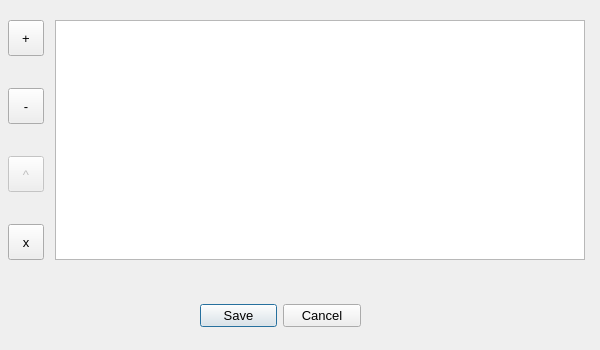
<?xml version="1.0" encoding="UTF-8"?>
<ui version="4.0">
 <class>BuildingUseMapDialog</class>
 <widget class="QDialog" name="BuildingUseMapDialog">
  <property name="windowModality">
   <enum>Qt::WindowModal</enum>
  </property>
  <property name="geometry">
   <rect>
    <x>0</x>
    <y>0</y>
    <width>600</width>
    <height>350</height>
   </rect>
  </property>
  <property name="minimumSize">
   <size>
    <width>600</width>
    <height>350</height>
   </size>
  </property>
  <property name="maximumSize">
   <size>
    <width>750</width>
    <height>350</height>
   </size>
  </property>
  <property name="font">
   <font>
    <pointsize>10</pointsize>
   </font>
  </property>
  <property name="mouseTracking">
   <bool>false</bool>
  </property>
  <property name="windowTitle">
   <string>Building Use Map</string>
  </property>
  <property name="toolTipDuration">
   <number>-1</number>
  </property>
  <property name="modal">
   <bool>true</bool>
  </property>
  <widget class="QDialogButtonBox" name="buttonBox">
   <property name="geometry">
    <rect>
     <x>200</x>
     <y>300</y>
     <width>161</width>
     <height>32</height>
    </rect>
   </property>
   <property name="toolTip">
    <string>Save or discard changes</string>
   </property>
   <property name="orientation">
    <enum>Qt::Horizontal</enum>
   </property>
   <property name="standardButtons">
    <set>QDialogButtonBox::Cancel|QDialogButtonBox::Save</set>
   </property>
  </widget>
  <widget class="QTableWidget" name="buildUseMapTable">
   <property name="geometry">
    <rect>
     <x>55</x>
     <y>20</y>
     <width>530</width>
     <height>240</height>
    </rect>
   </property>
   <property name="mouseTracking">
    <bool>true</bool>
   </property>
   <property name="editTriggers">
    <set>QAbstractItemView::NoEditTriggers</set>
   </property>
   <property name="selectionBehavior">
    <enum>QAbstractItemView::SelectRows</enum>
   </property>
  </widget>
  <widget class="QToolButton" name="refreshToolButton">
   <property name="geometry">
    <rect>
     <x>8</x>
     <y>20</y>
     <width>36</width>
     <height>36</height>
    </rect>
   </property>
   <property name="toolTip">
    <string>Refresh all records</string>
   </property>
   <property name="text">
    <string>+</string>
   </property>
   <property name="iconSize">
    <size>
     <width>24</width>
     <height>24</height>
    </size>
   </property>
  </widget>
  <widget class="QToolButton" name="deleteToolButton">
   <property name="geometry">
    <rect>
     <x>8</x>
     <y>88</y>
     <width>36</width>
     <height>36</height>
    </rect>
   </property>
   <property name="toolTip">
    <string>Reset selected record</string>
   </property>
   <property name="text">
    <string>-</string>
   </property>
   <property name="iconSize">
    <size>
     <width>24</width>
     <height>24</height>
    </size>
   </property>
  </widget>
  <widget class="QToolButton" name="deleteAllToolButton">
   <property name="geometry">
    <rect>
     <x>8</x>
     <y>224</y>
     <width>36</width>
     <height>36</height>
    </rect>
   </property>
   <property name="toolTip">
    <string>Reset all records</string>
   </property>
   <property name="text">
    <string>x</string>
   </property>
   <property name="iconSize">
    <size>
     <width>24</width>
     <height>24</height>
    </size>
   </property>
  </widget>
  <widget class="QToolButton" name="multiMapToolButton">
   <property name="enabled">
    <bool>false</bool>
   </property>
   <property name="geometry">
    <rect>
     <x>8</x>
     <y>156</y>
     <width>36</width>
     <height>36</height>
    </rect>
   </property>
   <property name="toolTip">
    <string>Multi map selection</string>
   </property>
   <property name="text">
    <string>^</string>
   </property>
   <property name="iconSize">
    <size>
     <width>24</width>
     <height>24</height>
    </size>
   </property>
  </widget>
 </widget>
 <tabstops>
  <tabstop>buildUseMapTable</tabstop>
  <tabstop>refreshToolButton</tabstop>
  <tabstop>deleteToolButton</tabstop>
  <tabstop>multiMapToolButton</tabstop>
  <tabstop>deleteAllToolButton</tabstop>
 </tabstops>
 <resources/>
 <connections>
  <connection>
   <sender>buttonBox</sender>
   <signal>accepted()</signal>
   <receiver>BuildingUseMapDialog</receiver>
   <slot>accept()</slot>
   <hints>
    <hint type="sourcelabel">
     <x>248</x>
     <y>254</y>
    </hint>
    <hint type="destinationlabel">
     <x>157</x>
     <y>274</y>
    </hint>
   </hints>
  </connection>
  <connection>
   <sender>buttonBox</sender>
   <signal>rejected()</signal>
   <receiver>BuildingUseMapDialog</receiver>
   <slot>reject()</slot>
   <hints>
    <hint type="sourcelabel">
     <x>316</x>
     <y>260</y>
    </hint>
    <hint type="destinationlabel">
     <x>286</x>
     <y>274</y>
    </hint>
   </hints>
  </connection>
 </connections>
</ui>
